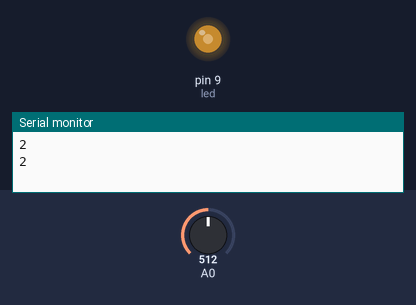
The sketch below on a simulated Arduino Uno, built with avr-gcc and run on an emulated ATmega328P. Shown: output pins drawn as LEDs (lit = HIGH), the last lines printed to the serial monitor. The test bench sets the inputs (shaded band); at power-on: A0 = 512.

Above: at 1.8 s.
1.9 s: A0 set to 716
At 2.9 s:
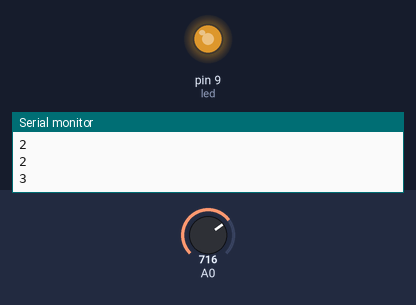
3.5 s: A0 set to 900
At 4.5 s:
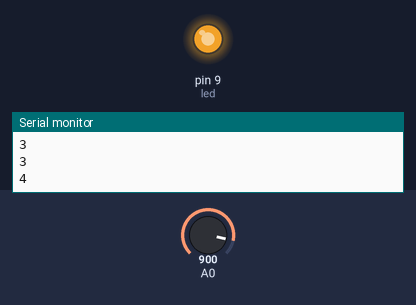
5.5 s: A0 set to 122
At 7.2 s:
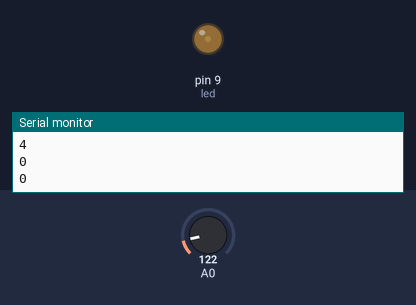
7.5 s: A0 set to 0
At 8.8 s:
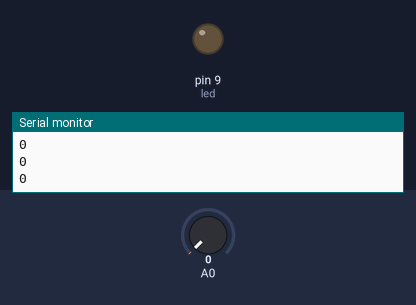
Timing chart, 0 to 10.5 s (numbered marks = the images above; inputs shaded):
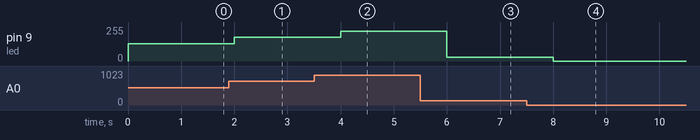

Measured:
- after the input at 1.9 s, pin 9 (led): 128/255 → 179/255 after 0.10 s
- after the input at 3.5 s, pin 9 (led): 179/255 → 225/255 after 0.50 s
- after the input at 5.5 s, pin 9 (led): 225/255 → 30/255 after 0.50 s
- after the input at 7.5 s, pin 9 (led): 30/255 → 0/255 after 0.50 s

The sketch:

3.ino
```cpp
int led = 9;
int val = 0;
void setup() {
  pinMode(led, OUTPUT);
  Serial.begin(9600);
}

void loop() {
  val = analogRead(A0);
  analogWrite(led, val / 4);
  Serial.println(val * 5 / 1023);
  delay(1000);
}
```
